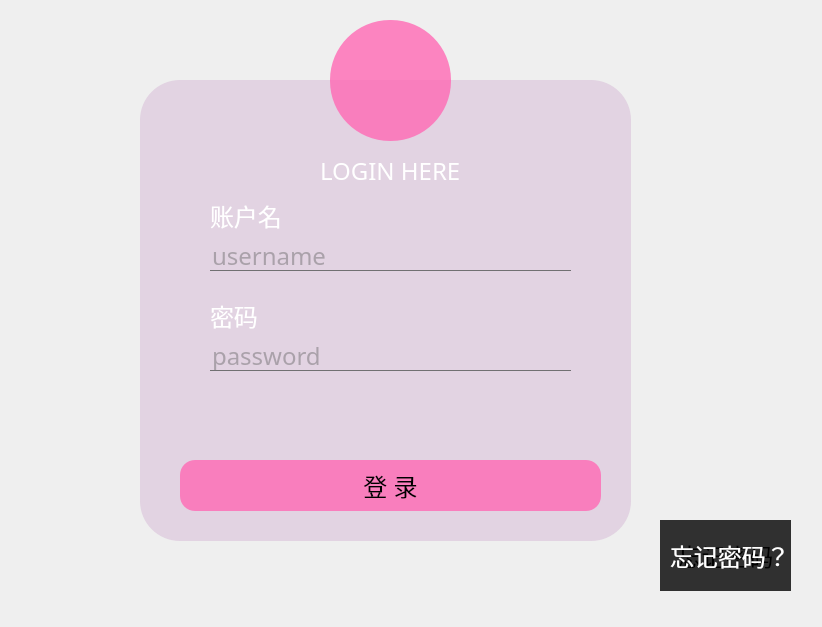
<?xml version="1.0" encoding="UTF-8"?>
<ui version="4.0">
 <class>MainWindow</class>
 <widget class="QMainWindow" name="MainWindow">
  <property name="geometry">
   <rect>
    <x>0</x>
    <y>0</y>
    <width>822</width>
    <height>627</height>
   </rect>
  </property>
  <property name="font">
   <font>
    <family>Century Gothic</family>
    <pointsize>-1</pointsize>
    <bold>false</bold>
   </font>
  </property>
  <property name="windowTitle">
   <string>MainWindow</string>
  </property>
  <property name="styleSheet">
   <string notr="true">
*{
font-size:24px;
font-family:Century Gothic;
}
QFrame{
background:rgba(216,191,216,0.6);
border-radius:40px;
}
#centralwidget{
border-image:url(C:/pictures/login4.jpeg) strectch；
}

#toolButton{
background:rgba(255,105,180,0.8);
border-radius:60px;
}
QLabel{
color:white;
background:transparent;
}
QPushButton{
background:rgba(255,105,180,0.8);
border-radius:15px;
}
QPushButton:hover{
background:#333;
border-radius:15px;
background:#49ebff;
}
QLineEdit{
background:transparent;
border:none;
color:#717072;
border-bottom:1px solid #717072;
}</string>
  </property>
  <widget class="QWidget" name="centralwidget">
   <property name="font">
    <font>
     <family>Century Gothic</family>
     <pointsize>-1</pointsize>
     <stylestrategy>PreferAntialias</stylestrategy>
    </font>
   </property>
   <property name="focusPolicy">
    <enum>Qt::WheelFocus</enum>
   </property>
   <property name="contextMenuPolicy">
    <enum>Qt::DefaultContextMenu</enum>
   </property>
   <widget class="QFrame" name="frame">
    <property name="geometry">
     <rect>
      <x>140</x>
      <y>80</y>
      <width>491</width>
      <height>461</height>
     </rect>
    </property>
    <property name="font">
     <font>
      <family>Century Gothic</family>
      <pointsize>-1</pointsize>
      <italic>false</italic>
      <bold>false</bold>
     </font>
    </property>
    <property name="frameShape">
     <enum>QFrame::StyledPanel</enum>
    </property>
    <property name="frameShadow">
     <enum>QFrame::Raised</enum>
    </property>
    <widget class="QLabel" name="label">
     <property name="geometry">
      <rect>
       <x>180</x>
       <y>70</y>
       <width>151</width>
       <height>41</height>
      </rect>
     </property>
     <property name="font">
      <font>
       <family>Century Gothic</family>
       <pointsize>-1</pointsize>
       <italic>false</italic>
       <bold>false</bold>
      </font>
     </property>
     <property name="text">
      <string>LOGIN HERE</string>
     </property>
    </widget>
    <widget class="QLineEdit" name="lineEdit_user">
     <property name="geometry">
      <rect>
       <x>70</x>
       <y>160</y>
       <width>361</width>
       <height>31</height>
      </rect>
     </property>
     <property name="text">
      <string/>
     </property>
     <property name="placeholderText">
      <string>username</string>
     </property>
    </widget>
    <widget class="QLineEdit" name="lineEdit_password">
     <property name="geometry">
      <rect>
       <x>70</x>
       <y>260</y>
       <width>361</width>
       <height>31</height>
      </rect>
     </property>
     <property name="font">
      <font>
       <family>Century Gothic</family>
       <pointsize>-1</pointsize>
      </font>
     </property>
     <property name="contextMenuPolicy">
      <enum>Qt::DefaultContextMenu</enum>
     </property>
     <property name="locale">
      <locale language="Chinese" country="China"/>
     </property>
     <property name="text">
      <string/>
     </property>
     <property name="echoMode">
      <enum>QLineEdit::Password</enum>
     </property>
     <property name="placeholderText">
      <string>password</string>
     </property>
    </widget>
    <widget class="QPushButton" name="pushButton">
     <property name="geometry">
      <rect>
       <x>40</x>
       <y>380</y>
       <width>421</width>
       <height>51</height>
      </rect>
     </property>
     <property name="text">
      <string>登 录</string>
     </property>
    </widget>
    <widget class="QLabel" name="label_2">
     <property name="geometry">
      <rect>
       <x>70</x>
       <y>120</y>
       <width>121</width>
       <height>31</height>
      </rect>
     </property>
     <property name="font">
      <font>
       <family>Century Gothic</family>
       <pointsize>-1</pointsize>
       <bold>false</bold>
      </font>
     </property>
     <property name="text">
      <string>账户名</string>
     </property>
    </widget>
    <widget class="QLabel" name="label_3">
     <property name="geometry">
      <rect>
       <x>70</x>
       <y>220</y>
       <width>121</width>
       <height>31</height>
      </rect>
     </property>
     <property name="text">
      <string>密码</string>
     </property>
    </widget>
   </widget>
   <widget class="QToolButton" name="toolButton">
    <property name="geometry">
     <rect>
      <x>330</x>
      <y>20</y>
      <width>121</width>
      <height>121</height>
     </rect>
    </property>
    <property name="palette">
     <palette>
      <active>
       <colorrole role="Button">
        <brush brushstyle="SolidPattern">
         <color alpha="204">
          <red>255</red>
          <green>105</green>
          <blue>180</blue>
         </color>
        </brush>
       </colorrole>
       <colorrole role="Base">
        <brush brushstyle="SolidPattern">
         <color alpha="204">
          <red>255</red>
          <green>105</green>
          <blue>180</blue>
         </color>
        </brush>
       </colorrole>
       <colorrole role="Window">
        <brush brushstyle="SolidPattern">
         <color alpha="204">
          <red>255</red>
          <green>105</green>
          <blue>180</blue>
         </color>
        </brush>
       </colorrole>
      </active>
      <inactive>
       <colorrole role="Button">
        <brush brushstyle="SolidPattern">
         <color alpha="204">
          <red>255</red>
          <green>105</green>
          <blue>180</blue>
         </color>
        </brush>
       </colorrole>
       <colorrole role="Base">
        <brush brushstyle="SolidPattern">
         <color alpha="204">
          <red>255</red>
          <green>105</green>
          <blue>180</blue>
         </color>
        </brush>
       </colorrole>
       <colorrole role="Window">
        <brush brushstyle="SolidPattern">
         <color alpha="204">
          <red>255</red>
          <green>105</green>
          <blue>180</blue>
         </color>
        </brush>
       </colorrole>
      </inactive>
      <disabled>
       <colorrole role="Button">
        <brush brushstyle="SolidPattern">
         <color alpha="204">
          <red>255</red>
          <green>105</green>
          <blue>180</blue>
         </color>
        </brush>
       </colorrole>
       <colorrole role="Base">
        <brush brushstyle="SolidPattern">
         <color alpha="204">
          <red>255</red>
          <green>105</green>
          <blue>180</blue>
         </color>
        </brush>
       </colorrole>
       <colorrole role="Window">
        <brush brushstyle="SolidPattern">
         <color alpha="204">
          <red>255</red>
          <green>105</green>
          <blue>180</blue>
         </color>
        </brush>
       </colorrole>
      </disabled>
     </palette>
    </property>
    <property name="locale">
     <locale language="Chinese" country="China"/>
    </property>
    <property name="text">
     <string/>
    </property>
    <property name="icon">
     <iconset>
      <normaloff>../../../../../pictures/login.png</normaloff>../../../../../pictures/login.png</iconset>
    </property>
    <property name="iconSize">
     <size>
      <width>150</width>
      <height>150</height>
     </size>
    </property>
   </widget>
   <widget class="QToolButton" name="forgetPasswd">
    <property name="geometry">
     <rect>
      <x>660</x>
      <y>520</y>
      <width>131</width>
      <height>71</height>
     </rect>
    </property>
    <property name="font">
     <font>
      <family>Century Gothic</family>
      <pointsize>-1</pointsize>
     </font>
    </property>
    <property name="styleSheet">
     <string notr="true">border:none;
background:rgba(0,0,0,0.8)
</string>
    </property>
    <property name="text">
     <string>忘记密码</string>
    </property>
   </widget>
   <widget class="QLabel" name="label_4">
    <property name="geometry">
     <rect>
      <x>670</x>
      <y>540</y>
      <width>121</width>
      <height>31</height>
     </rect>
    </property>
    <property name="text">
     <string>忘记密码？</string>
    </property>
   </widget>
  </widget>
 </widget>
 <resources/>
 <connections/>
</ui>
